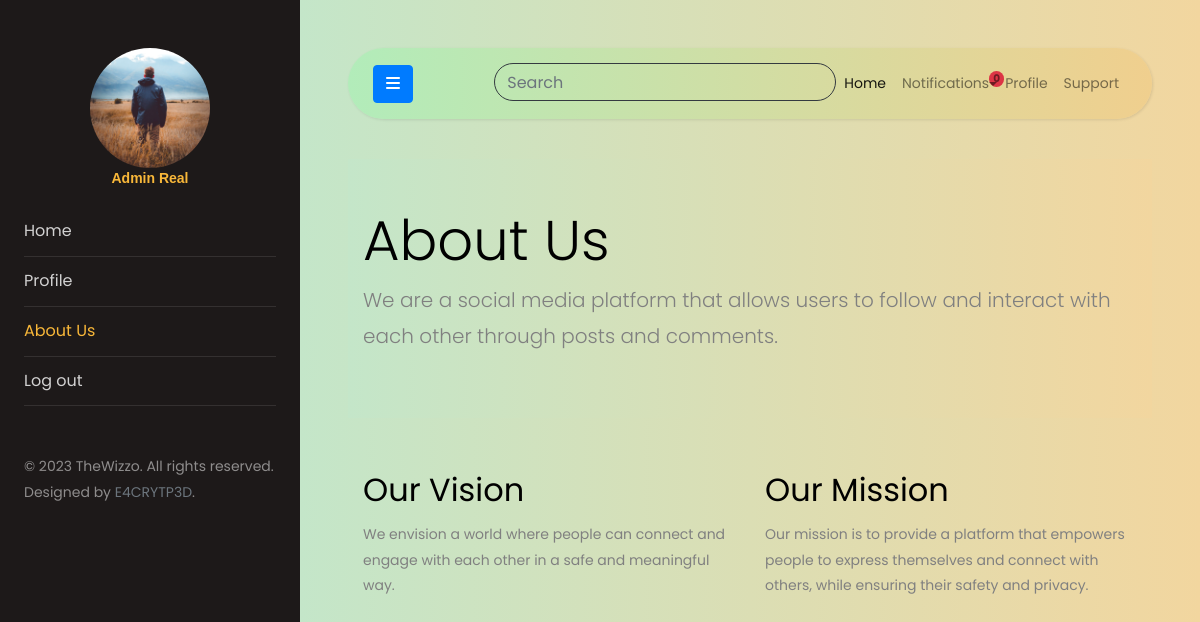
The app's page /wizzo/about-us (signed in) with its own data.
### users/models.py (models this page shows, shortened)
class User(AbstractUser):
    genders = [
        ('Male', 'Male'),
        ('Female', 'Female'),
        ('Custom', 'Custom'),
        ('Prefer not to say', 'Prefer not to say')
    ]
    date_of_birth = models.DateField(blank=True, null=True)
    gender = models.CharField(
        choices=genders, max_length=20, default="Unknown")

class Profile(models.Model):
    user = models.OneToOneField(
        'User', related_name='profile', on_delete=models.CASCADE)
    bio = models.CharField(default="", blank=True, null=True, max_length=75)
    follows = models.ManyToManyField(
        User, related_name='follows', blank=True, symmetrical=False)
    updated = models.DateTimeField(auto_now=True)
    created = models.DateTimeField(auto_now_add=True)
    profile_pic = models.ImageField(
        upload_to='profile_pics', blank=True, null=True)

### usertimeline/views.py (the view)
# urls.py: path("about-us", views.about, name="about"),
@login_required
def about(request):
    return render(request, 'usertimeline/about.html')

### usertimeline/models.py (called while the page is built)
    def all(self):
        return super().filter(is_seen=False)

### templates/usertimeline/about.html (shortened to what this page needs)
{% extends 'base.html' %}
{% block about %}
active
{% endblock about %}
{% block content %}
<header class="bg-gradient py-5">
    <div class="container">
        <h1 class="display-4">About Us</h1>
        <p class="lead">We are a social media platform that allows users to follow and interact with each other through
            posts and comments.</p>
    </div>
</header>
<main class="py-5">
    <div class="container">
        <div class="row">
            <div class="col-md-6 mb-4">
                <h2>Our Vision</h2>
                <p>We envision a world where people can connect and engage with each other in a safe and meaningful way.
                </p>
            </div>
            <div class="col-md-6 mb-4">
                <h2>Our Mission</h2>
                <p>Our mission is to provide a platform that empowers people to express themselves and connect with
                    others, while ensuring their safety and privacy.</p>
            </div>
        </div>
    </div>
</main>
{% endblock content %}

### templates/base.html (shortened to what this page needs)
<!DOCTYPE html>
<html lang="en">
{% load static %}
<head>
	<link rel="stylesheet" href="https://cdnjs.cloudflare.com/ajax/libs/font-awesome/6.2.1/css/all.min.css"
 />
	<link rel="stylesheet" href="{% static 'css/style.css' %}" />
</head>
<body>
	<div class="wrapper d-flex align-items-stretch">
		<nav id="sidebar">
			<div class="p-4 pt-5">
				<a href="#" class="img logo rounded-circle mb-5"
					style="background-image: url({{user.profile.profile_pic.url}});"></a>
				<p class="text-center -mt-50 profile-name">
					{{user.first_name}} {{user.last_name}}
				</p>
				<ul class="list-unstyled components mb-5">
					<li class="{% block home %}{% endblock home %}">
						<a href="{% url 'wizzo-home' %}">Home</a>
					</li>
					<li class="{% block profile %}{% endblock profile %}">
						<a href="{% url 'userprofile' user.username %}">Profile</a>
					</li>
					<li class="nav-item {% block about %}{% endblock about %}">
						<a class="nav-link" href="{% url 'about' %}">About Us</a>
					</li>
					<li>
						<a href="{% url 'userlogout' %}">Log out</a>
					</li>
				</ul>
				<div class="footer">
					<p>
						© 2023 TheWizzo. All rights reserved. Designed by
						<a href="https://github.com/e4crypt3d" target="_blank"
							class="text-decoration-none text-secondary">E4CRYTP3D</a>.
					</p>
				</div>
			</div>
		</nav>
		<div id="content" class="p-4 p-md-5 bg-gradient">
			<nav class="navbar navbar-expand-lg navbar-light navbar-gradient rounded-pill">
				<div class="container-fluid">
					<button type="button" id="sidebarCollapse" class="btn btn-primary">
						<i class="fa fa-bars"></i>
					</button>
					<div class="collapse navbar-collapse" id="topnavbar">
						<ul class="nav navbar-nav ml-auto">
							<li class="nav-item my-3 my-lg-0">
								<div class="position-relative search-bar">
									<input hx-post="{% url 'search' %}" hx-trigger="keyup changed delay:500ms"
										hx-vals='{"csrfmiddlewaretoken":"{{csrf_token}}"}'
										style="border-radius: 20px; background-color: transparent" type="text"
										class="form-control border-dark" placeholder="Search" aria-label="Search"
										hx-target="#searched" name="query" />
								</div>
							</li>
							<li class="nav-item active">
								<a class="nav-link" href="{% url 'wizzo-home' %}">Home</a>
							</li>
							<li class="nav-item position-relative" id="notifications">
								{% include 'usertimeline/partials/notifications.html' %}
							</li>
							<li class="nav-item">
								<a class="nav-link" href="{% url 'userprofile' user.username %}">Profile</a>
							</li>
							<li class="nav-item">
								<a class="nav-link" href="#">Support</a>
							</li>
						</ul>
					</div>
				</div>
			</nav>
			{% block content %} {% endblock content %}
		</div>
	</div>
</body>
</html>

### templates/usertimeline/partials/notifications.html (shortened to what this page needs)
<a class="nav-link position-relative dropdown-toggle" href="#" type="button" data-bs-toggle="dropdown"
    data-bs-target="#notificationDropdown" aria-expanded="false">
    Notifications
    <span class="position-absolute top-0 start-100 translate-middle badge rounded-pill bg-danger">
        {{user.receiver.all.count}}
    </span>
</a>

### records on screen
User: profile.profile_pic (picture), first_name "Admin", last_name "Real", receiver.all.count "0"
